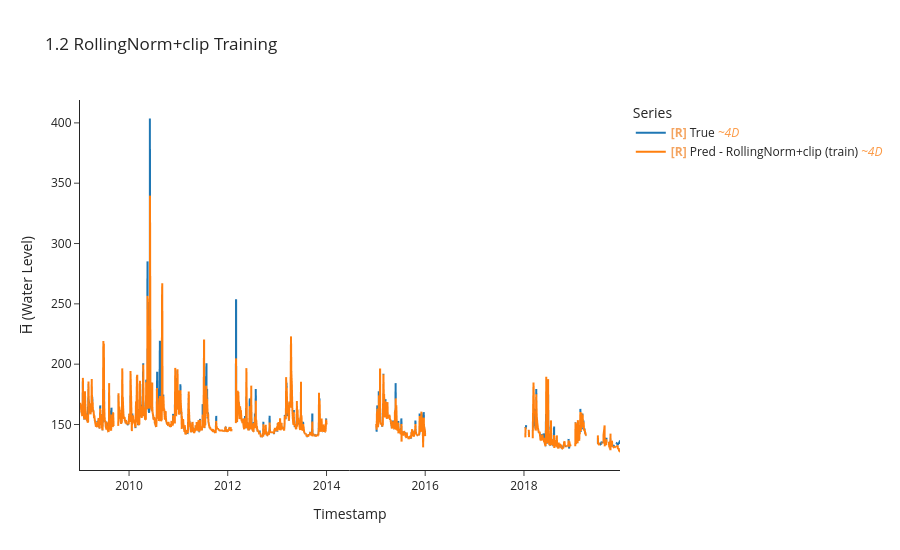

Notebook source saved alongside this figure:
### Markdown cell above
## 1.2 RollingNorm + y_clip (Leak-Fixed Baseline)

### Code cell
import torch
torch.manual_seed(42)

# RollingNorm with y_scaled clamped to [-5, 5]” leak fixed, same Adam baseline
train_ds_roll = uf.RollingNormTimeSeriesDataset(x_train, y_train, H_BAR_INDEX, y_clip=5.0)
test_ds_roll  = uf.RollingNormTimeSeriesDataset(x_test,  y_test,  H_BAR_INDEX, y_clip=5.0)

model_roll, opt_roll, crit_roll = build_mlp(LOOKBACK * N_FEATURES, HORIZON)

y_tr_roll, y_pr_roll, idx_roll, losses_roll = uf.train_model_online(
    model_roll, opt_roll, crit_roll,
    train_ds_roll, train_df,
    LOOKBACK, HORIZON, BATCH_SIZE,
)

uf.calculate_metrics_and_plot(
    {"RollingNorm+clip (train)": (y_tr_roll, y_pr_roll, idx_roll)},
    plot_title="1.2 RollingNorm+clip Training",
    export_metrics=True, export_html=True,
    export_file_name="results/training/online/p1_rolling_clip",
)

### Figure 1 — Plotly figure (JSON) as saved in the notebook; plotly's stock layout.template omitted (floating-point values rounded to 4 significant figures; data arrays with more than 128 entries replaced by an {"elided": "..."} marker saying what was removed)
{"data": [{"hovertemplate": "Legend=True<br>Timestamp=%{x}<br>H̅ (Water Level)=%{y}<extra></extra>", "legendgroup": "True", "line": {"color": "#1f77b4", "dash": "solid", "width": 2}, "marker": {"symbol": "circle"}, "mode": "lines", "name": "<b style=\"color:sandybrown\">[R]</b> True <i style=\"color:#fc9944\">~4D</i>", "showlegend": true, "type": "scattergl", "uid": "0378196a-d0be-4882-9792-0741f7c8ed68", "x": {"elided": "1011 str values"}, "xaxis": "x", "y": {"elided": "1011 float values"}, "yaxis": "y"}, {"hovertemplate": "Legend=Pred - RollingNorm+clip (train)<br>Timestamp=%{x}<br>H̅ (Water Level)=%{y}<extra></extra>", "legendgroup": "Pred - RollingNorm+clip (train)", "line": {"color": "#ff7f0e", "dash": "solid", "width": 2}, "marker": {"symbol": "circle"}, "mode": "lines", "name": "<b style=\"color:sandybrown\">[R]</b> Pred - RollingNorm+clip (train) <i style=\"color:#fc9944\">~4D</i>", "showlegend": true, "type": "scattergl", "uid": "66a93955-ab52-495a-ba69-58275d32a4c6", "x": {"elided": "1013 str values"}, "xaxis": "x", "y": {"elided": "1013 float values"}, "yaxis": "y"}], "layout": {"height": 550, "legend": {"title": {"text": "Series"}, "tracegroupgap": 0}, "title": {"text": "1.2 RollingNorm+clip Training"}, "xaxis": {"anchor": "y", "domain": [0, 1], "title": {"text": "Timestamp"}}, "yaxis": {"anchor": "x", "domain": [0, 1], "title": {"text": "H̅ (Water Level)"}}}}
